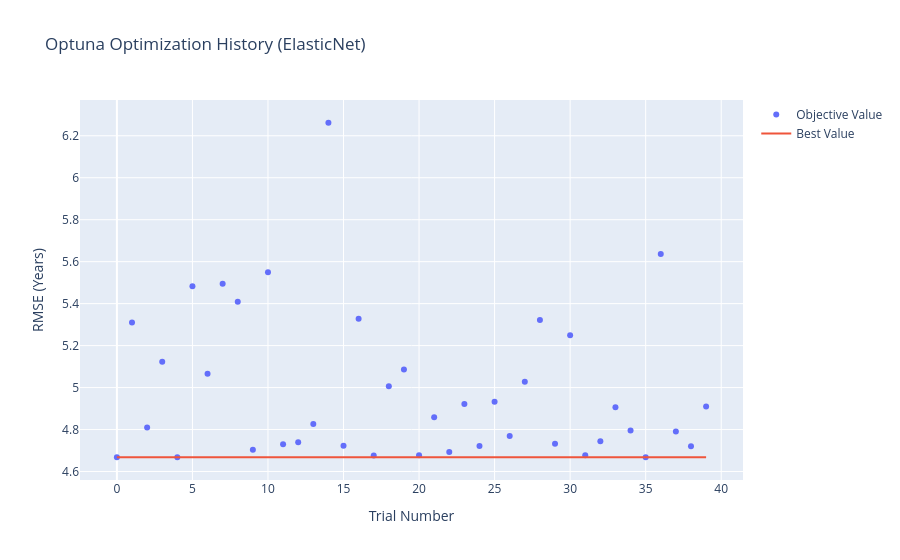

Notebook code for this chart:
### Code cell
# Import Optuna visualization module
import optuna.visualization as vis

# Plot the optimization history of the study
fig = vis.plot_optimization_history(study_en)

fig.update_layout(
    title="Optuna Optimization History (ElasticNet)",
    xaxis_title="Trial Number",
    yaxis_title="RMSE (Years)"
)
fig.write_image("../figures/optuna_history.png")
fig.show()

### Figure 1 — Plotly figure (JSON) as saved in the notebook; plotly's stock layout.template omitted (floating-point values rounded to 4 significant figures)
{"data": [{"mode": "markers", "name": "Objective Value", "type": "scatter", "x": [0, 1, 2, 3, 4, 5, 6, 7, 8, 9, 10, 11, 12, 13, 14, 15, 16, 17, 18, 19, 20, 21, 22, 23, 24, 25, 26, 27, 28, 29, 30, 31, 32, 33, 34, 35, 36, 37, 38, 39], "y": [4.668, 5.311, 4.81, 5.123, 4.668, 5.483, 5.066, 5.495, 5.409, 4.704, 5.55, 4.73, 4.74, 4.827, 6.262, 4.723, 5.328, 4.676, 5.007, 5.086, 4.678, 4.859, 4.693, 4.922, 4.722, 4.933, 4.77, 5.028, 5.322, 4.733, 5.249, 4.678, 4.744, 4.906, 4.796, 4.668, 5.636, 4.79, 4.72, 4.91]}, {"mode": "lines", "name": "Best Value", "type": "scatter", "x": [0, 1, 2, 3, 4, 5, 6, 7, 8, 9, 10, 11, 12, 13, 14, 15, 16, 17, 18, 19, 20, 21, 22, 23, 24, 25, 26, 27, 28, 29, 30, 31, 32, 33, 34, 35, 36, 37, 38, 39], "y": [4.668, 4.668, 4.668, 4.668, 4.668, 4.668, 4.668, 4.668, 4.668, 4.668, 4.668, 4.668, 4.668, 4.668, 4.668, 4.668, 4.668, 4.668, 4.668, 4.668, 4.668, 4.668, 4.668, 4.668, 4.668, 4.668, 4.668, 4.668, 4.668, 4.668, 4.668, 4.668, 4.668, 4.668, 4.668, 4.668, 4.668, 4.668, 4.668, 4.668]}, {"marker": {"color": "#cccccc"}, "mode": "markers", "name": "Infeasible Trial", "showlegend": false, "type": "scatter", "x": [], "y": []}], "layout": {"title": {"text": "Optuna Optimization History (ElasticNet)"}, "xaxis": {"title": {"text": "Trial Number"}}, "yaxis": {"title": {"text": "RMSE (Years)"}}}}
